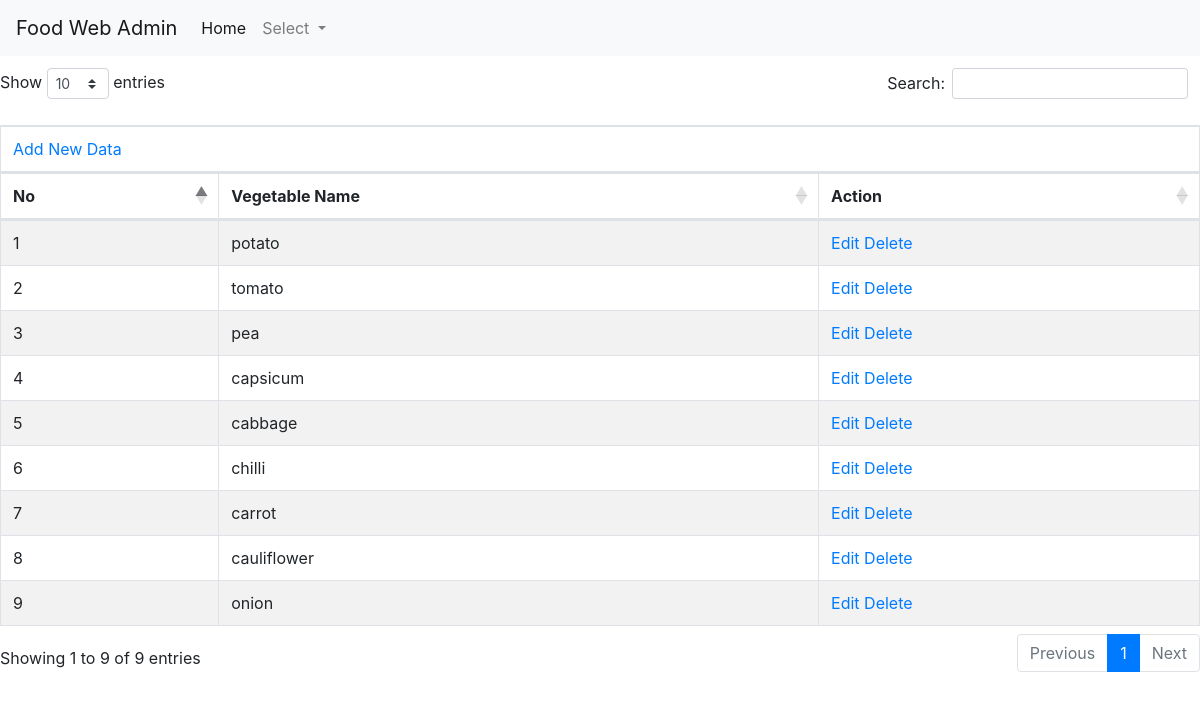
The app's page /admin/index.php with its own data.
### tables this page shows
CREATE TABLE `vegetable` (
  `id` int(11) NOT NULL,
  `name` varchar(255) NOT NULL
);

### admin/index.php (the view, shortened to what this page needs)
<?php
include '../cdn.php';
?>
<!DOCTYPE html>
<html>
<head>
</head>
<body>
	<?php
	include '../connection.php';
	include 'admin-nav.php';
	?>
	<table id="example" class="table table-striped table-bordered" style="width:100%">
		<thead>
			<tr>
				<td colspan="3"><a href="vegetable.php">Add New Data</a></td>
			</tr>
			<tr>
				<th>No</th>
				<th> Vegetable Name</th>
				<th>Action</th>
			</tr>
		</thead>
		<?php
		@$qry= "SELECT * FROM vegetable";
		$result = mysqli_query($conn,$qry);
		$row=mysqli_fetch_all($result,MYSQLI_ASSOC);
		if($row)
		{
			?>
			<tbody>
				<?php
				$id_count=0;
				foreach($row as $data)
					{
						$id_count++;
						?>
						<tr>
							<td><?php echo "$id_count"; ?></td>
							<td><?php  echo $data['name'];  ?></td>
							<td>
								<a href="vegetable.php?id=<?php  echo $data['id'];  ?>">Edit</a>
								<a href="index.php?id=<?php  echo $data['id'];  ?>">Delete</a>
							</td>
						</tr>
						<?php
					}
					?>
				</tbody>
			</table>
			<?php
		}
		else
		{
			echo "not";
		}
?>
</body>
</html>

### style.css (style rules this page uses)
* { box-sizing: border-box; }

### records on screen
vegetable: name "potato"
vegetable: name "tomato"
vegetable: name "pea"
vegetable: name "capsicum"
vegetable: name "cabbage"
vegetable: name "chilli"
vegetable: name "carrot"
vegetable: name "cauliflower"
vegetable: name "onion"
